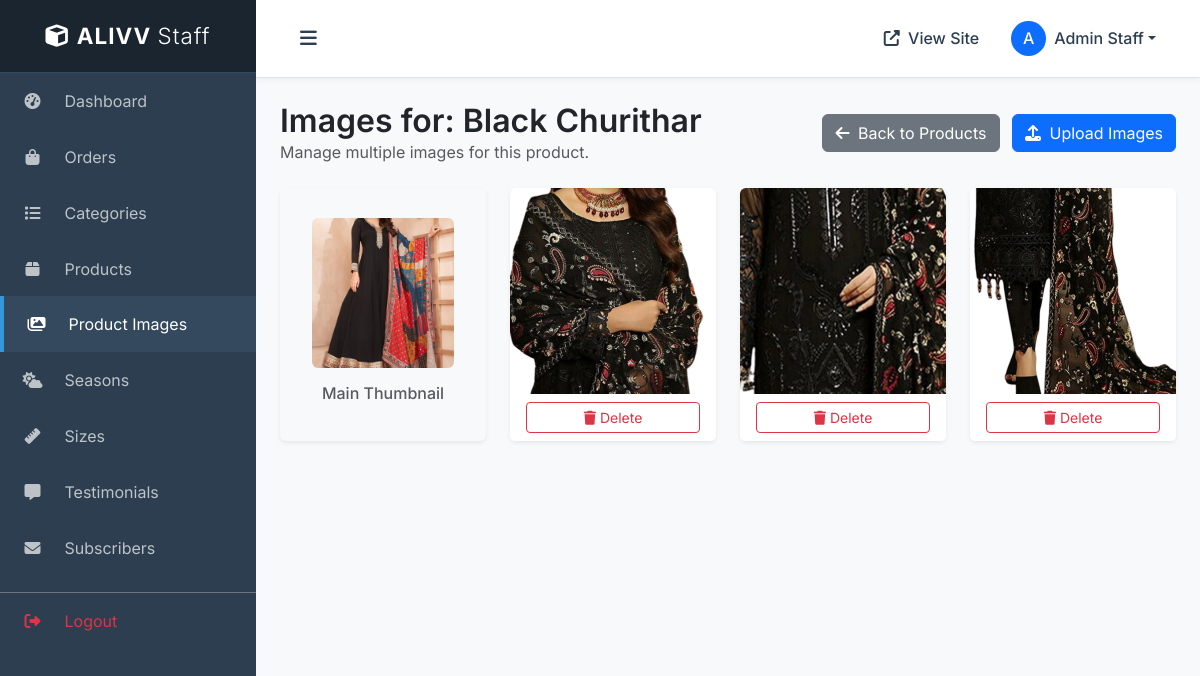
The app's page /employee/products/2/images/ (signed in) with its own data.
### website/models.py (models this page shows, shortened)
class Staff(models.Model):
    name = models.CharField(max_length=100)
    email = models.EmailField(unique=True)
    phone = models.CharField(max_length=20)
    password = models.CharField(max_length=255)  # hashed
    is_active = models.BooleanField(default=True)
    created_at = models.DateTimeField(auto_now_add=True)

class Product(models.Model):
    name        = models.CharField(max_length=100)
    price       = models.DecimalField(default=0, decimal_places=2, max_digits=6)
    category    = models.ForeignKey(Category, on_delete=models.CASCADE, default=1)
    sizes       = models.ManyToManyField(Size, blank=True)
    description = models.CharField(max_length=300, default='', blank=True, null=True)
    image       = models.ImageField(
        upload_to=product_image_path,
        help_text="Please upload an image for the product in 360*380 resolution.")
    is_sale     = models.BooleanField(default=False)
    sale_price  = models.DecimalField(default=0, decimal_places=2, max_digits=6)
    is_top_product = models.BooleanField(default=False, help_text="Mark as Top Product (max 6)")
    priority = models.PositiveIntegerField(
        default=0,
        help_text="Use numbers 1 to 6 for top product priority. Leave 0 if not top."
    )

class ProductImage(models.Model):
    product = models.ForeignKey(Product, on_delete=models.CASCADE, related_name='images')
    image = models.ImageField(upload_to=product_gallery_image_path)
    alt_text = models.CharField(max_length=100, blank=True, null=True)
    is_featured = models.BooleanField(default=False)
    created_at = models.DateTimeField(auto_now_add=True)

### employee/views.py (the view, shortened to what this page needs)
# urls.py: path('products/<int:product_id>/images/', views.staff_product_images, name='staff_product_images'),
@staff_login_required
def staff_product_images(request, product_id):
    try:
        staff = Staff.objects.get(id=request.session['staff_id'])
    except Staff.DoesNotExist:
        return redirect('staff_login')
    try:
        product = Product.objects.get(id=product_id)
    except Product.DoesNotExist:
        messages.error(request, "Product not found.")
        return redirect('staff_products')
    from website.models import ProductImage
    images = product.images.all()
    return render(request, 'employee/product_images.html', {
        'product': product,
        'images': images,
        'staff': staff
    })

### employee/views.py (called while the page is built)
def staff_login_required(view_func):
    @wraps(view_func)
    def _wrapped_view(request, *args, **kwargs):
        if 'staff_id' not in request.session:
            messages.warning(request, "Restricted access. Please login.")
            return redirect('staff_login')
        return view_func(request, *args, **kwargs)
    return _wrapped_view

### employee/templates/employee/product_images.html (shortened to what this page needs)
{% extends 'employee/employee_base.html' %}
{% block content %}
<div class="row mb-4 align-items-center">
    <div class="col-md-6">
        <h2 class="mb-0 text-dark" style="font-weight: 600;">Images for: {{ product.name }}</h2>
        <p class="text-muted mb-0">Manage multiple images for this product.</p>
    </div>
    <div class="col-md-6 text-md-end mt-3 mt-md-0">
        <a href="{% url 'staff_products' %}" class="btn btn-secondary me-2">
            <i class="fas fa-arrow-left me-1"></i> Back to Products
        </a>
        <button type="button" class="btn btn-primary" data-bs-toggle="modal" data-bs-target="#addImagesModal">
            <i class="fas fa-upload me-1"></i> Upload Images
        </button>
    </div>
</div>
<div class="row g-4">
    <div class="col-md-3">
        <div class="card h-100 shadow-sm border-0 bg-light">
            <div class="card-body text-center d-flex flex-column align-items-center justify-content-center">
                {% if product.image %}
                <img src="{{ product.image.url }}" alt="{{ product.name }}" class="img-fluid rounded mb-3"
                    style="max-height: 150px; object-fit: contain;">
                {% else %}
                <div class="bg-secondary text-white d-flex align-items-center justify-content-center rounded mb-3"
                    style="width: 150px; height: 150px;">
                    <i class="fas fa-box fa-3x"></i>
                </div>
                {% endif %}
                <h6 class="text-muted">Main Thumbnail</h6>
            </div>
        </div>
    </div>
    {% for img in images %}
    <div class="col-md-3">
        <div class="card h-100 shadow-sm border-0 position-relative">
            <div class="ratio ratio-1x1 bg-light rounded-top" style="overflow: hidden;">
                <img src="{{ img.image.url }}" alt="Product Image" class="w-100 h-100" style="object-fit: cover;">
            </div>
            <div class="card-footer bg-white border-top-0 pd-3 text-center">
                <button type="button" class="btn btn-sm btn-outline-danger w-100" data-bs-toggle="modal"
                    data-bs-target="#deleteImageModal{{ img.id }}">
                    <i class="fas fa-trash"></i> Delete
                </button>
            </div>
        </div>
    </div>
    {% endfor %}
</div>
{% endblock %}

### employee/templates/employee/employee_base.html (shortened to what this page needs)
{% load static %}
<!DOCTYPE html>
<html lang="en">
<head>
    <link href="https://cdn.jsdelivr.net/npm/bootstrap@5.3.0/dist/css/bootstrap.min.css" rel="stylesheet">
    <link rel="stylesheet" href="https://cdnjs.cloudflare.com/ajax/libs/font-awesome/6.4.0/css/all.min.css">
</head>
<body>
    <div class="d-flex" id="wrapper">
        <div id="sidebar-wrapper">
            <div class="sidebar-heading">
                <i class="fas fa-cube me-2"></i>ALIVV <span style="font-weight:300;">Staff</span>
            </div>
            <div class="list-group list-group-flush">
                <a href="{% url 'staff_dashboard' %}"
                    class="list-group-item list-group-item-action {% if request.resolver_match.url_name == 'staff_dashboard' %}active{% endif %}">
                    <i class="fas fa-tachometer-alt"></i> Dashboard
                </a>
                <a href="{% url 'staff_orders' %}"
                    class="list-group-item list-group-item-action {% if request.resolver_match.url_name == 'staff_orders' %}active{% endif %}">
                    <i class="fas fa-shopping-bag"></i> Orders
                </a>
                <a href="{% url 'staff_categories' %}"
                    class="list-group-item list-group-item-action {% if request.resolver_match.url_name == 'staff_categories' %}active{% endif %}">
                    <i class="fas fa-list"></i> Categories
                </a>
                <a href="{% url 'staff_products' %}"
                    class="list-group-item list-group-item-action {% if request.resolver_match.url_name == 'staff_products' %}active{% endif %}">
                    <i class="fas fa-box"></i> Products
                </a>
                <a href="{% url 'staff_all_product_images' %}"
                    class="list-group-item list-group-item-action {% if request.resolver_match.url_name == 'staff_all_product_images' or request.resolver_match.url_name == 'staff_product_images' %}active{% endif %}">
                    <i class="fas fa-images"></i> Product Images
                </a>
                <a href="{% url 'staff_seasons' %}"
                    class="list-group-item list-group-item-action {% if request.resolver_match.url_name == 'staff_seasons' %}active{% endif %}">
                    <i class="fas fa-cloud-sun"></i> Seasons
                </a>
                <a href="{% url 'staff_sizes' %}"
                    class="list-group-item list-group-item-action {% if request.resolver_match.url_name == 'staff_sizes' %}active{% endif %}">
                    <i class="fas fa-ruler"></i> Sizes
                </a>
                <a href="{% url 'staff_testimonials' %}"
                    class="list-group-item list-group-item-action {% if request.resolver_match.url_name == 'staff_testimonials' %}active{% endif %}">
                    <i class="fas fa-comment-alt"></i> Testimonials
                </a>
                <a href="{% url 'staff_subscribers' %}"
                    class="list-group-item list-group-item-action {% if request.resolver_match.url_name == 'staff_subscribers' %}active{% endif %}">
                    <i class="fas fa-envelope"></i> Subscribers
                </a>
                <a href="{% url 'staff_logout' %}"
                    class="list-group-item list-group-item-action text-danger mt-3 border-top border-secondary">
                    <i class="fas fa-sign-out-alt"></i> Logout
                </a>
            </div>
        </div>
        <div id="page-content-wrapper">
            <nav class="navbar navbar-expand-lg navbar-light border-bottom sticky-top">
                <div class="container-fluid">
                    <button class="btn-toggle-sidebar" id="sidebarToggle">
                        <i class="fas fa-bars"></i>
                    </button>
                    <div class="collapse navbar-collapse" id="navbarSupportedContent">
                        <ul class="navbar-nav ms-auto mt-2 mt-lg-0 align-items-center">
                            <li class="nav-item">
                                <a class="nav-link" href="{% url 'home' %}" target="_blank">
                                    <i class="fas fa-external-link-alt me-1"></i> View Site
                                </a>
                            </li>
                            <li class="nav-item dropdown ms-3">
                                <a class="nav-link dropdown-toggle d-flex align-items-center" href="#"
                                    id="navbarDropdown" role="button" data-bs-toggle="dropdown" aria-haspopup="true"
                                    aria-expanded="false">
                                    <div class="bg-primary text-white rounded-circle d-flex align-items-center justify-content-center me-2"
                                        style="width: 35px; height: 35px;">
                                        {{ staff.name.0|upper }}
                                    </div>
                                    <span class="d-none d-sm-inline">{{ staff.name }}</span>
                                </a>
                            </li>
                        </ul>
                    </div>
                </div>
            </nav>
            <div class="container-fluid px-4 py-4">
                {% block content %}
                {% endblock %}
            </div>
        </div>
    </div>
</body>
</html>

### employee/templates/employee/employee_base.html (style rules this page uses)
body { font-family: 'Inter', sans-serif; background-color: #f8f9fa; overflow-x: hidden; }
#sidebar-wrapper { min-height: 100vh; margin-left: -16rem; transition: margin .25s ease-out; background-color: #2c3e50; color: #fff; position: fixed; z-index: 1000; width: 16rem; top: 0; left: 0; bottom: 0; }
#sidebar-wrapper .sidebar-heading { padding: 1.2rem 1.25rem; font-size: 1.4rem; font-weight: bold; text-align: center; background-color: #1a252f; color: #fff; border-bottom: 1px solid #34495e; letter-spacing: 1px; }
#sidebar-wrapper .list-group { width: 16rem; }
.list-group-item { background-color: transparent; color: #bdc3c7; border: none; padding: 1rem 1.25rem; transition: all 0.3s; border-left: 4px solid transparent; }
.list-group-item:hover, .list-group-item.active { background-color: #34495e; color: #fff; text-decoration: none; border-left: 4px solid #3498db; }
.list-group-item i { width: 25px; text-align: center; margin-right: 15px; }
#page-content-wrapper { width: 100%; transition: margin .25s ease-out; margin-left: 0; }
@media (min-width: 768px) { #sidebar-wrapper { margin-left: 0; } }
@media (min-width: 768px) { #page-content-wrapper { margin-left: 16rem; width: calc(100% - 16rem); } }
.navbar { background-color: #fff; box-shadow: 0 2px 5px rgba(0, 0, 0, 0.05); padding: 0.8rem 1.5rem; }
.navbar-light .navbar-nav .nav-link { color: #2c3e50; font-weight: 500; }
.btn-toggle-sidebar { color: #2c3e50; font-size: 1.2rem; background: transparent; border: none; padding: 0.25rem 0.5rem; }

### records on screen
Staff: name.0 "A", name "Admin Staff"
Product: name "Black Churithar", image (picture)
ProductImage: image (picture)
ProductImage: image (picture)
ProductImage: image (picture)
